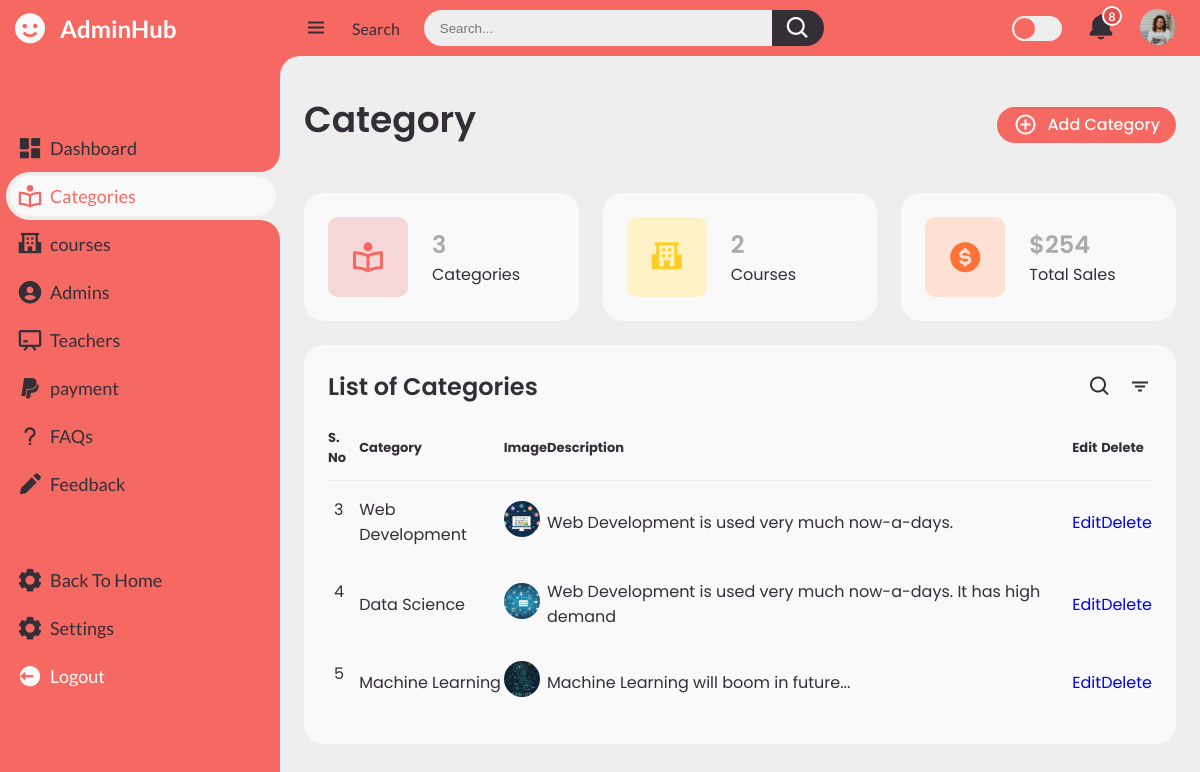
Before: /adminpanel/category/category.php (signed in) with the older database file.
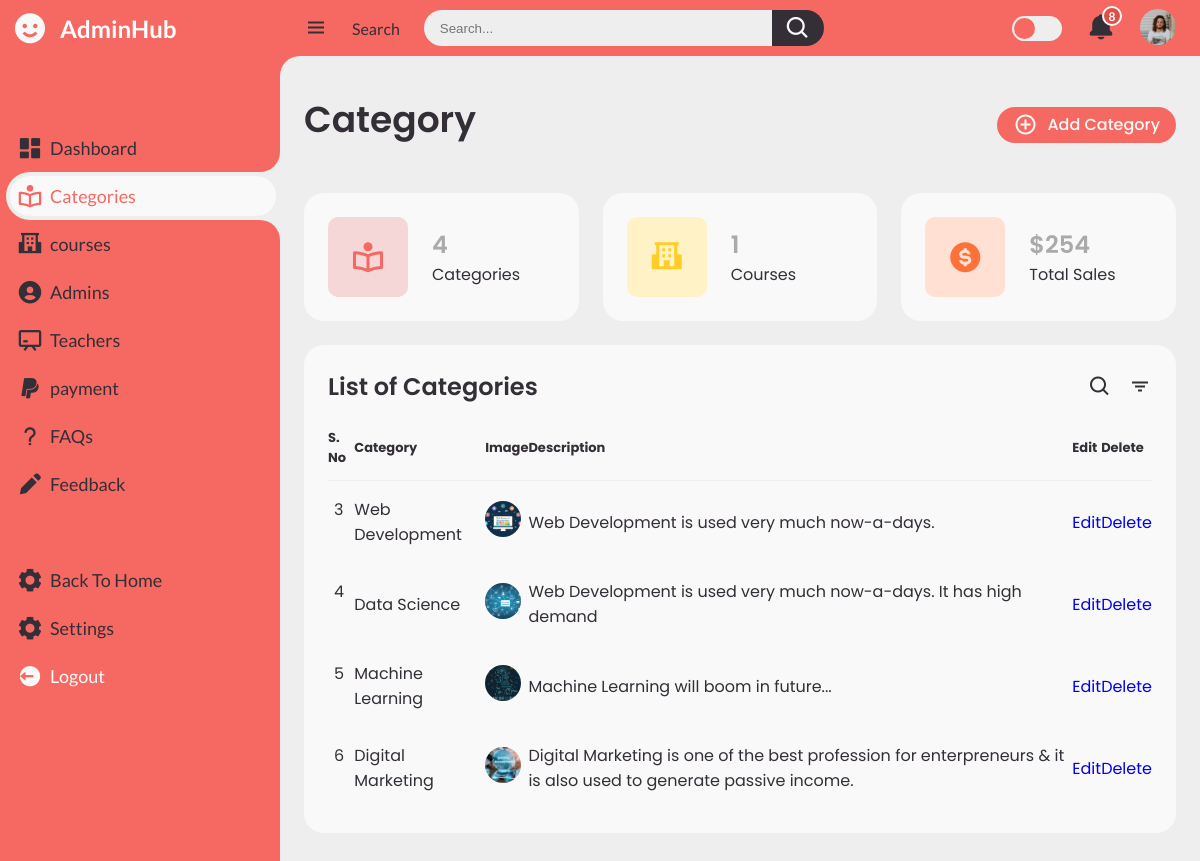
After: the same page with the newer database file.
### tables this page shows
CREATE TABLE `categories` (
  `id` int(11) NOT NULL,
  `title` text DEFAULT NULL,
  `description` text DEFAULT NULL,
  `image` longblob DEFAULT NULL,
  `createdat` timestamp NULL DEFAULT current_timestamp()
);

### adminpanel/category/category.php (the view, shortened to what this page needs)
<?php
	if(isset($_SESSION['login']) && $_SESSION['login'] == true){
	require('../config.php');
	$courses = mysqli_query($db,"SELECT * FROM `courses`");
	$courses_count = mysqli_num_rows($courses);
	$categories = mysqli_query($db,"SELECT * FROM `categories`");
	$categories_count = mysqli_num_rows($categories);
?>
<!DOCTYPE html>
<html lang="en">
<head>
	<link href='https://unpkg.com/boxicons@2.0.9/css/boxicons.min.css' rel='stylesheet'>
	<link rel="stylesheet" href="../../css/admin.css">
	<link rel="stylesheet" href="../../css/adminforms.css">
</head>
<body>
	<section id="sidebar">
		<a href="#" class="brand">
			<i class='bx bxs-smile'></i>
			<span class="text" style="color:white; ">AdminHub</span>
		</a>
		<ul class="side-menu top">
			<li>
				<a href="../admin.php">
					<i class='bx bxs-dashboard' ></i>
					<span class="text">Dashboard</span>
				</a>
			</li>
			<li class="active">
				<a href="./category.php">
					<i class='bx bx-book-reader' ></i>
					<span class="text">Categories</span>
				</a>
			</li>
			<li>
				<a href="../courses/courses.php">
					<i class='bx bxs-school'></i>
					<span class="text">courses</span>
				</a>
			</li>
			<li>
				<a href="../admins/admins.php">
					<i class='bx bxs-user-circle'></i>
					<span class="text">Admins</span>
				</a>
			</li>
			<li>
				<a href="../teachers/teachers.php">
					<i class='bx bx-chalkboard'></i>
					<span class="text">Teachers</span>
				</a>
			</li>
			<li>
				<a href="../payment/payment.html">
					<i class='bx bxl-paypal'></i>
					<span class="text">payment</span>
				</a>
			</li>
			<li>
				<a href="../faqs/faqs.php">
					<i class='bx bx-question-mark'></i>
					<span class="text">FAQs</span>
				</a>
			</li>
			<li>
				<a href="../feedback/feedback.php">
					<i class='bx bxs-pencil'></i>
					<span class="text">Feedback</span>
				</a>
			</li>
		</ul>
		<ul class="side-menu">
			<li>
				<a href="../../index.php">
					<i class='bx bxs-cog' ></i>
					<span class="text">Back To Home</span>
				</a>
			</li>
			<li>
				<a href="#">
					<i class='bx bxs-cog' ></i>
					<span class="text">Settings</span>
				</a>
			</li>
			<li>
				<a href="../../logout.php" class="logout">
					<i class='bx bxs-log-out-circle' ></i>
					<span class="text">Logout</span>
				</a>
			</li>
		</ul>
	</section>
	<section id="content">
		<nav>
			<i class='bx bx-menu' ></i>
			<a href="#" class="nav-link">Search</a>
			<form action="#">
				<div class="form-input">
					<input type="search" placeholder="Search...">
					<button type="submit" class="search-btn"><i class='bx bx-search' ></i></button>
				</div>
			</form>
			<label for="switch-mode" class="switch-mode"></label>
			<a href="#" class="notification">
				<i class='bx bxs-bell' ></i>
				<span class="num">8</span>
			</a>
			<a href="#" class="profile">
				<img src="../img/people.png">
			</a>
		</nav>
		<main>
			<div class="head-title">
				<div class="left">
					<h1>Category</h1>
				</div>
				<a href="../category/categoryAdd.php" class="btn-download">
                    <i class='bx bx-plus-circle'></i>
					<span class="text">Add Category</span>
				</a>
			</div>
			<ul class="box-info">
				<li>
					<i class='bx bx-book-reader' ></i>
					<span class="text">
						<h3><?php echo $categories_count; ?></h3>
						<p>Categories</p>
					</span>
				</li>
				<li>
					<i class='bx bxs-school'></i>
					<span class="text">
						<h3><?php echo $courses_count; ?></h3>
						<p>Courses</p>
					</span>
				</li>
				<li>
					<i class='bx bxs-dollar-circle' ></i>
					<span class="text">
						<h3>$254</h3>
						<p>Total Sales</p>
					</span>
				</li>
			</ul>
			<div class="table-data">
				<div class="order">
					<div class="head">
						<h3>List of Categories</h3>
						<i class='bx bx-search' ></i>
						<i class='bx bx-filter' ></i>
					</div>
					<table>
						<thead>
							<tr>
								<th>S. No</th>
								<th>Category</th>
								<th>Image</th>
								<th>Description</th>
								<th>Edit</th>
								<th>Delete</th>
							</tr>
						</thead>
						<tbody>
							<?php
								$result = mysqli_query($db,"SELECT * FROM `categories`");
								if(!$result){
									die("Invalid Query !!!".mysqli_connect_error());
								}
								else{
									while($row = mysqli_fetch_assoc($result)){
										echo "
										<tr>
											<td>$row[id]</td>
											<td>$row[title]</td>
											<td><img src='../database/categories/$row[image]'></td>
											<td>$row[description]</td>
											<td><a href='./categoryEdit.php?id=$row[id]' class='edit'>Edit</a></td>
											<td><a href='./delete.php?id=$row[id]' class='delete'>Delete</a></td>
										</tr>
										";
									}
								}
							?>
						</tbody>
					</table>
				</div>
			</div>
		</main>
	</section>
</body>
</html>
<?php
	}
	else{
		header("Location: ../../login.php");
	}
?>

Changed rows visible on the page:
added categories: id "6", title "Digital Marketing", image (picture), description "Digital Marketing is one of the best profession for enterpreneurs & it is also used to generate passive income."
Other visible differences:
$categories_count: "3" → "4"
$courses_count: "2" → "1"
